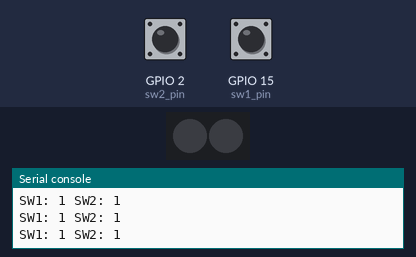
This program was run on a simulated ESP32 board running MicroPython. Shown: 2 RGB LEDs in strip order, left to right, the last lines printed to the serial console. The inputs (shaded band) are chosen by the test bench; at power-on: GPIO 15 (sw1_pin) HIGH, GPIO 2 (sw2_pin) HIGH. Dim RGB values are drawn brighter than linear.

Above: at 1.2 s.
1.3 s: GPIO 15 (sw1_pin) pulled LOW for 3.2 s
At 1.9 s:
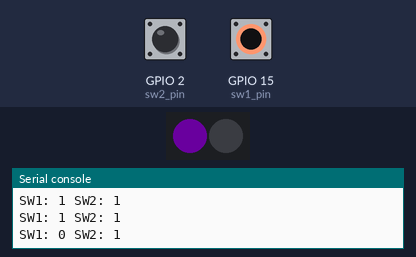
Timing chart, 0 to 5.5 s (numbered marks = the images above; inputs shaded):
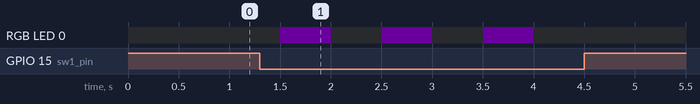

The program:

03-toggle_led_control.py
```python
#Import libary
from machine import Pin
from neopixel import NeoPixel
from time import sleep

#Pin setup
sw1_pin = Pin(15,Pin.IN)
sw2_pin = Pin(2,Pin.IN,Pin.PULL_UP)
sw3_pin = Pin(0,Pin.IN)
sw4_pin = Pin(4,Pin.IN)

np_pin = Pin(23,Pin.OUT)
np = NeoPixel(np_pin,2)

#Variables
np_state = 0


#Main Program
while True:
    #Read state
    sw1_state = sw1_pin.value()
    sw2_state = sw2_pin.value()
    print("SW1: {} SW2: {}".format(sw1_state,sw2_state))

    if sw1_state == 0:
        np_state = np_state^1

    if np_state ==  0:
        np[0] = (0,0,0)
        np.write()
    elif np_state == 1:
        np[0] = (20,0,30)
        np.write()
    sleep(0.5)

    
```

Measured:
- after the input at 1.3 s, RGB LED 0: alternates RGB(20, 0, 30) for 0.50 s and off for 0.50 s, 6 changes in all, then stays off, starting after 0.20 s
